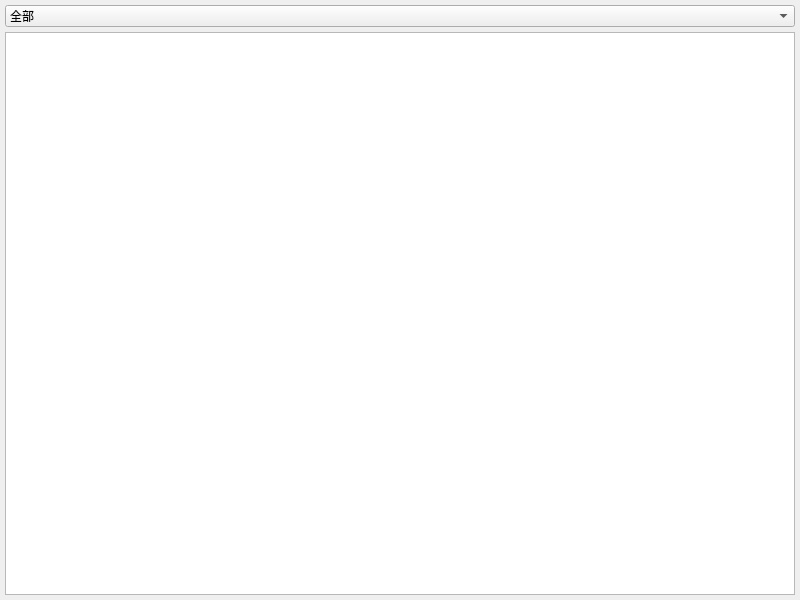
<?xml version="1.0" encoding="UTF-8"?>
<ui version="4.0">
 <class>LogView</class>
 <widget class="QWidget" name="LogView">
  <property name="geometry">
   <rect>
    <x>0</x>
    <y>0</y>
    <width>800</width>
    <height>600</height>
   </rect>
  </property>
  <property name="windowTitle">
   <string>Form</string>
  </property>
  <layout class="QVBoxLayout" name="verticalLayout">
   <property name="spacing">
    <number>5</number>
   </property>
   <property name="leftMargin">
    <number>5</number>
   </property>
   <property name="topMargin">
    <number>5</number>
   </property>
   <property name="rightMargin">
    <number>5</number>
   </property>
   <property name="bottomMargin">
    <number>5</number>
   </property>
   <item>
    <widget class="QComboBox" name="logLevelCombo">
     <property name="sizePolicy">
      <sizepolicy hsizetype="Preferred" vsizetype="Fixed">
       <horstretch>0</horstretch>
       <verstretch>0</verstretch>
      </sizepolicy>
     </property>
     <item>
      <property name="text">
       <string>全部</string>
      </property>
     </item>
     <item>
      <property name="text">
       <string>Debug</string>
      </property>
     </item>
     <item>
      <property name="text">
       <string>Info</string>
      </property>
     </item>
     <item>
      <property name="text">
       <string>Warning</string>
      </property>
     </item>
    </widget>
   </item>
   <item>
    <widget class="QTextEdit" name="logTextEdit">
     <property name="sizePolicy">
      <sizepolicy hsizetype="Expanding" vsizetype="Expanding">
       <horstretch>0</horstretch>
       <verstretch>0</verstretch>
      </sizepolicy>
     </property>
     <property name="font">
      <font>
       <family>Consolas</family>
       <pointsize>9</pointsize>
      </font>
     </property>
     <property name="readOnly">
      <bool>true</bool>
     </property>
    </widget>
   </item>
  </layout>
 </widget>
 <resources/>
 <connections/>
</ui>
